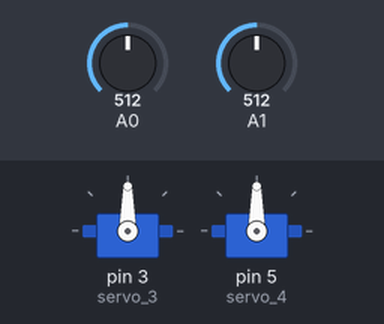
A sketch run on a simulated Arduino Uno, built with avr-gcc and run on an emulated ATmega328P. Parts: 2 × servo. The inputs (shaded band) are chosen by the test bench; at power-on: A0 = 512, A1 = 512.

Above: at 1.2 s.
1.3 s: A0 set to 716
At 2.0 s:
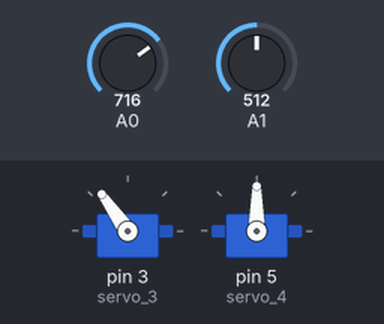
2.8 s: A1 set to 716
At 4.0 s:
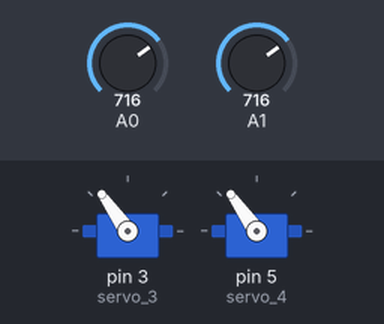
4.3 s: A0 set to 900
At 5.2 s:
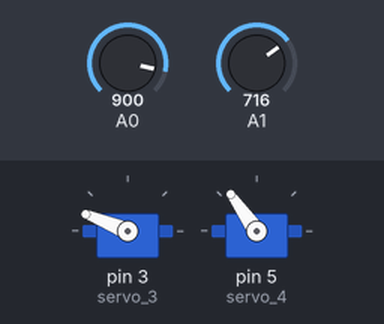
5.8 s: A1 set to 900
At 6.6 s:
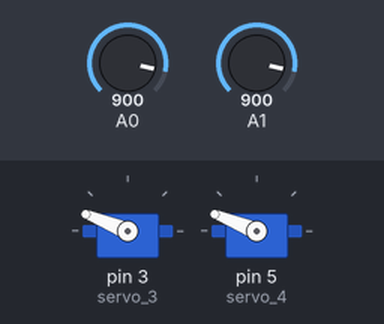
7.3 s: A0 set to 1023
At 7.6 s:
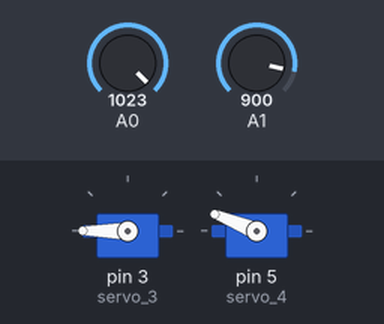
8.8 s: A1 set to 1023
At 9.8 s:
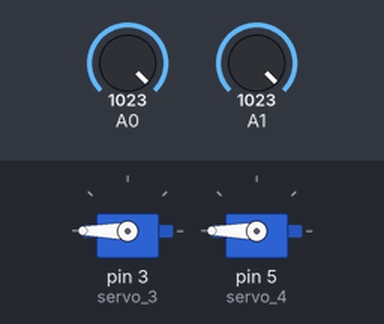
Timing chart, 0 to 11.3 s (numbered marks = the images above; inputs shaded):
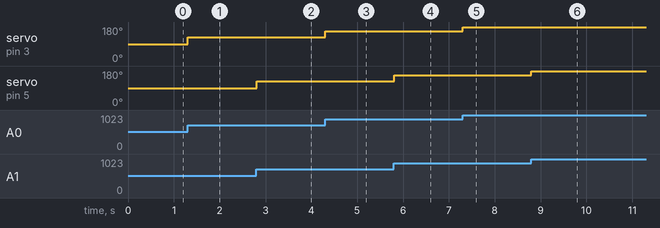

The sketch:

JOYSTICK_PanTilt_thinkerCAD.ino
```cpp
// C++ code
//
#include <Servo.h>

Servo servo_3;

Servo servo_4;

void setup()
{
  pinMode(A0, INPUT);
  pinMode(A1, INPUT);

  servo_3.attach(3, 500, 2500);
  servo_4.attach(5, 500, 2500);
}

void loop()
{

  servo_3.write(map(analogRead(A0), 0, 1023, 0, 180));
  servo_4.write(map(analogRead(A1), 0, 1023, 0, 180));
  delay(10); // Delay a little bit to improve simulation performance
}
```

Measured:
- after the input at 1.3 s, servo on pin 3 (servo_3): 90° → 125° at once
- after the input at 2.8 s, servo on pin 5 (servo_4): 90° → 125° at once
- after the input at 4.3 s, servo on pin 3 (servo_3): 125° → 158° at once
- after the input at 5.8 s, servo on pin 5 (servo_4): 125° → 158° at once
- after the input at 7.3 s, servo on pin 3 (servo_3): 158° → 180° at once
- after the input at 8.8 s, servo on pin 5 (servo_4): 158° → 180° at once
